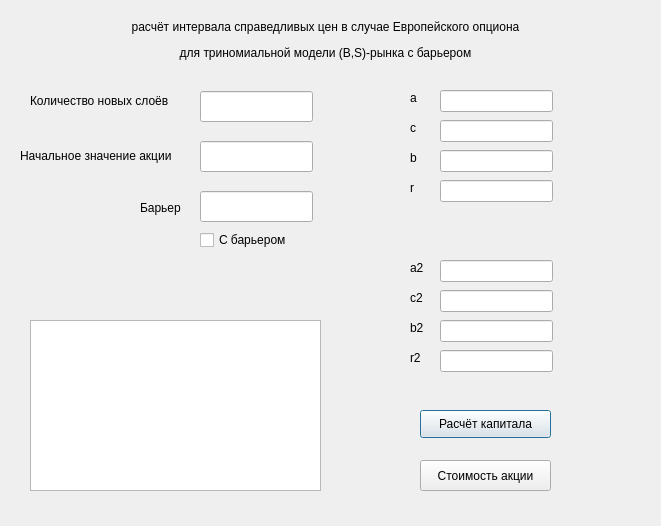
<?xml version="1.0" encoding="UTF-8"?>
<ui version="4.0">
 <class>Dialog</class>
 <widget class="QDialog" name="Dialog">
  <property name="geometry">
   <rect>
    <x>0</x>
    <y>0</y>
    <width>661</width>
    <height>526</height>
   </rect>
  </property>
  <property name="windowTitle">
   <string>Dialog</string>
  </property>
  <widget class="QLabel" name="label">
   <property name="geometry">
    <rect>
     <x>20</x>
     <y>10</y>
     <width>611</width>
     <height>61</height>
    </rect>
   </property>
   <property name="text">
    <string>&lt;html&gt;&lt;head/&gt;&lt;body&gt;&lt;p align=&quot;center&quot;&gt;&lt;span style=&quot; font-size:9pt;&quot;&gt;расчёт интервала справедливых цен в случае Европейского опциона&lt;/span&gt;&lt;/p&gt;&lt;p align=&quot;center&quot;&gt;&lt;span style=&quot; font-size:9pt;&quot;&gt;для триномиальной модели (B,S)-рынка с барьером&lt;/span&gt;&lt;/p&gt;&lt;/body&gt;&lt;/html&gt;</string>
   </property>
   <property name="textFormat">
    <enum>Qt::AutoText</enum>
   </property>
  </widget>
  <widget class="QLineEdit" name="a">
   <property name="geometry">
    <rect>
     <x>440</x>
     <y>90</y>
     <width>113</width>
     <height>22</height>
    </rect>
   </property>
  </widget>
  <widget class="QLineEdit" name="c">
   <property name="geometry">
    <rect>
     <x>440</x>
     <y>120</y>
     <width>113</width>
     <height>22</height>
    </rect>
   </property>
  </widget>
  <widget class="QLineEdit" name="b">
   <property name="geometry">
    <rect>
     <x>440</x>
     <y>150</y>
     <width>113</width>
     <height>22</height>
    </rect>
   </property>
  </widget>
  <widget class="QLineEdit" name="r">
   <property name="geometry">
    <rect>
     <x>440</x>
     <y>180</y>
     <width>113</width>
     <height>22</height>
    </rect>
   </property>
  </widget>
  <widget class="QLineEdit" name="r2">
   <property name="geometry">
    <rect>
     <x>440</x>
     <y>350</y>
     <width>113</width>
     <height>22</height>
    </rect>
   </property>
  </widget>
  <widget class="QLineEdit" name="b2">
   <property name="geometry">
    <rect>
     <x>440</x>
     <y>320</y>
     <width>113</width>
     <height>22</height>
    </rect>
   </property>
  </widget>
  <widget class="QLineEdit" name="a2">
   <property name="geometry">
    <rect>
     <x>440</x>
     <y>260</y>
     <width>113</width>
     <height>22</height>
    </rect>
   </property>
  </widget>
  <widget class="QLineEdit" name="c2">
   <property name="geometry">
    <rect>
     <x>440</x>
     <y>290</y>
     <width>113</width>
     <height>22</height>
    </rect>
   </property>
  </widget>
  <widget class="QLineEdit" name="s">
   <property name="geometry">
    <rect>
     <x>200</x>
     <y>141</y>
     <width>113</width>
     <height>31</height>
    </rect>
   </property>
  </widget>
  <widget class="QLineEdit" name="m">
   <property name="geometry">
    <rect>
     <x>200</x>
     <y>191</y>
     <width>113</width>
     <height>31</height>
    </rect>
   </property>
  </widget>
  <widget class="QLineEdit" name="n">
   <property name="geometry">
    <rect>
     <x>200</x>
     <y>91</y>
     <width>113</width>
     <height>31</height>
    </rect>
   </property>
  </widget>
  <widget class="QLabel" name="label_2">
   <property name="geometry">
    <rect>
     <x>30</x>
     <y>80</y>
     <width>161</width>
     <height>41</height>
    </rect>
   </property>
   <property name="text">
    <string>Количество новых слоёв</string>
   </property>
  </widget>
  <widget class="QLabel" name="label_3">
   <property name="geometry">
    <rect>
     <x>20</x>
     <y>130</y>
     <width>171</width>
     <height>51</height>
    </rect>
   </property>
   <property name="text">
    <string>Начальное значение акции</string>
   </property>
  </widget>
  <widget class="QLabel" name="label_4">
   <property name="geometry">
    <rect>
     <x>140</x>
     <y>200</y>
     <width>55</width>
     <height>16</height>
    </rect>
   </property>
   <property name="text">
    <string>Барьер</string>
   </property>
  </widget>
  <widget class="QLabel" name="label_5">
   <property name="geometry">
    <rect>
     <x>410</x>
     <y>120</y>
     <width>55</width>
     <height>16</height>
    </rect>
   </property>
   <property name="text">
    <string>c</string>
   </property>
  </widget>
  <widget class="QLabel" name="label_6">
   <property name="geometry">
    <rect>
     <x>410</x>
     <y>150</y>
     <width>55</width>
     <height>16</height>
    </rect>
   </property>
   <property name="text">
    <string>b</string>
   </property>
  </widget>
  <widget class="QLabel" name="label_7">
   <property name="geometry">
    <rect>
     <x>410</x>
     <y>90</y>
     <width>31</width>
     <height>16</height>
    </rect>
   </property>
   <property name="text">
    <string>a</string>
   </property>
  </widget>
  <widget class="QLabel" name="label_8">
   <property name="geometry">
    <rect>
     <x>410</x>
     <y>290</y>
     <width>55</width>
     <height>16</height>
    </rect>
   </property>
   <property name="text">
    <string>c2</string>
   </property>
  </widget>
  <widget class="QLabel" name="label_9">
   <property name="geometry">
    <rect>
     <x>410</x>
     <y>320</y>
     <width>55</width>
     <height>16</height>
    </rect>
   </property>
   <property name="text">
    <string>b2</string>
   </property>
  </widget>
  <widget class="QLabel" name="label_10">
   <property name="geometry">
    <rect>
     <x>410</x>
     <y>260</y>
     <width>55</width>
     <height>16</height>
    </rect>
   </property>
   <property name="text">
    <string>a2</string>
   </property>
  </widget>
  <widget class="QLabel" name="label_11">
   <property name="geometry">
    <rect>
     <x>410</x>
     <y>180</y>
     <width>55</width>
     <height>16</height>
    </rect>
   </property>
   <property name="text">
    <string>r</string>
   </property>
  </widget>
  <widget class="QLabel" name="label_12">
   <property name="geometry">
    <rect>
     <x>410</x>
     <y>350</y>
     <width>55</width>
     <height>16</height>
    </rect>
   </property>
   <property name="text">
    <string>r2</string>
   </property>
  </widget>
  <widget class="QCheckBox" name="m_available">
   <property name="geometry">
    <rect>
     <x>200</x>
     <y>230</y>
     <width>111</width>
     <height>20</height>
    </rect>
   </property>
   <property name="text">
    <string>С барьером</string>
   </property>
  </widget>
  <widget class="QTextBrowser" name="print">
   <property name="geometry">
    <rect>
     <x>30</x>
     <y>320</y>
     <width>291</width>
     <height>171</height>
    </rect>
   </property>
  </widget>
  <widget class="QPushButton" name="x_calc">
   <property name="geometry">
    <rect>
     <x>420</x>
     <y>410</y>
     <width>131</width>
     <height>28</height>
    </rect>
   </property>
   <property name="text">
    <string>Расчёт капитала</string>
   </property>
  </widget>
  <widget class="QPushButton" name="calc">
   <property name="geometry">
    <rect>
     <x>420</x>
     <y>460</y>
     <width>131</width>
     <height>31</height>
    </rect>
   </property>
   <property name="text">
    <string>Стоимость акции</string>
   </property>
  </widget>
 </widget>
 <resources/>
 <connections/>
</ui>
